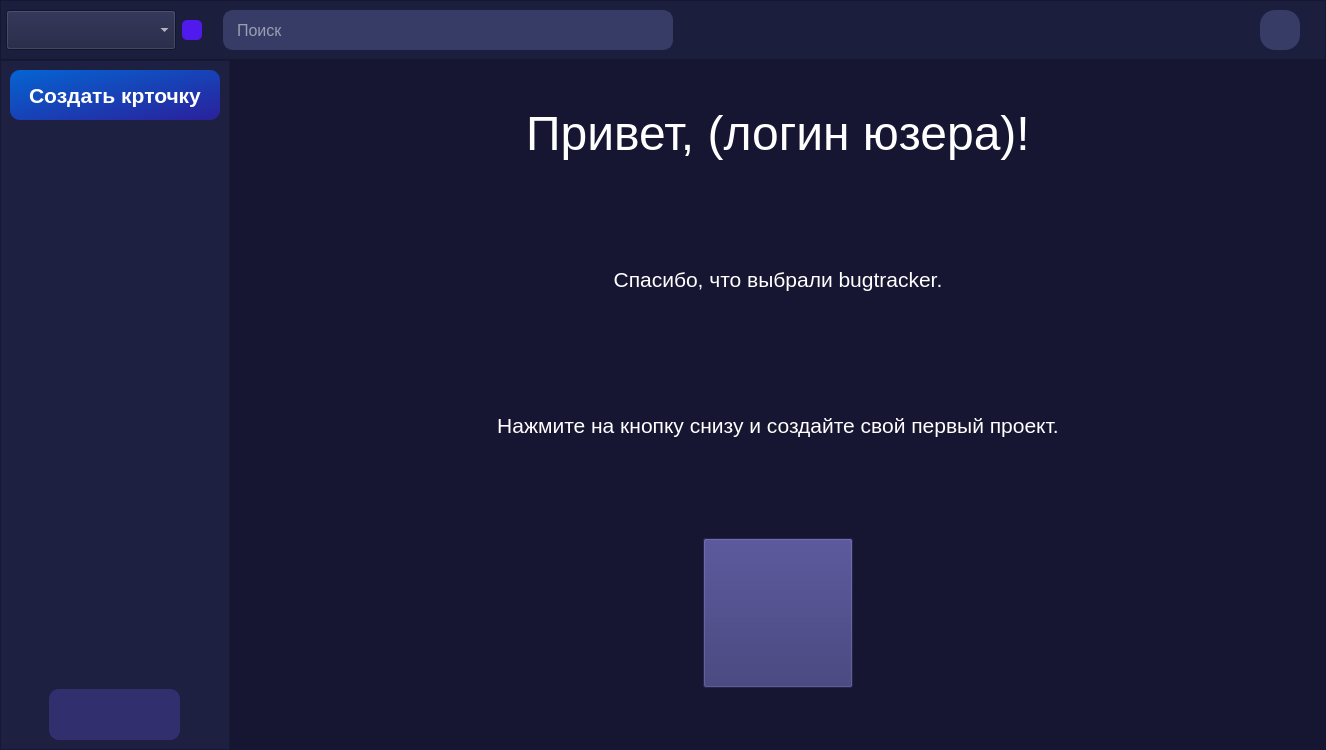
<?xml version="1.0" encoding="UTF-8"?>
<ui version="4.0">
 <class>MainWindow</class>
 <widget class="QMainWindow" name="MainWindow">
  <property name="geometry">
   <rect>
    <x>0</x>
    <y>0</y>
    <width>1326</width>
    <height>750</height>
   </rect>
  </property>
  <property name="minimumSize">
   <size>
    <width>1326</width>
    <height>750</height>
   </size>
  </property>
  <property name="maximumSize">
   <size>
    <width>1326</width>
    <height>750</height>
   </size>
  </property>
  <property name="cursor">
   <cursorShape>ArrowCursor</cursorShape>
  </property>
  <property name="contextMenuPolicy">
   <enum>Qt::DefaultContextMenu</enum>
  </property>
  <property name="windowTitle">
   <string>Багтрекер - Приветственная страница</string>
  </property>
  <property name="styleSheet">
   <string notr="true">background-color: #171632;
</string>
  </property>
  <property name="animated">
   <bool>true</bool>
  </property>
  <widget class="QWidget" name="centralwidget">
   <layout class="QGridLayout" name="gridLayout_2" columnminimumwidth="0">
    <property name="leftMargin">
     <number>0</number>
    </property>
    <property name="topMargin">
     <number>0</number>
    </property>
    <property name="rightMargin">
     <number>0</number>
    </property>
    <property name="bottomMargin">
     <number>0</number>
    </property>
    <property name="spacing">
     <number>0</number>
    </property>
    <item row="0" column="0">
     <layout class="QGridLayout" name="gridLayout" columnstretch="0" rowminimumheight="0,0,0">
      <item row="2" column="0">
       <layout class="QHBoxLayout" name="horizontalLayout_6">
        <item>
         <widget class="QFrame" name="frame_2">
          <property name="minimumSize">
           <size>
            <width>230</width>
            <height>660</height>
           </size>
          </property>
          <property name="maximumSize">
           <size>
            <width>230</width>
            <height>16777215</height>
           </size>
          </property>
          <property name="layoutDirection">
           <enum>Qt::LeftToRight</enum>
          </property>
          <property name="styleSheet">
           <string notr="true">background: #1E2042;
margin: 0;</string>
          </property>
          <property name="frameShape">
           <enum>QFrame::StyledPanel</enum>
          </property>
          <property name="frameShadow">
           <enum>QFrame::Raised</enum>
          </property>
          <layout class="QGridLayout" name="gridLayout_3">
           <item row="0" column="0">
            <layout class="QVBoxLayout" name="verticalLayout_3">
             <item>
              <layout class="QVBoxLayout" name="verticalLayout_4">
               <item>
                <widget class="QPushButton" name="create_card">
                 <property name="minimumSize">
                  <size>
                   <width>206</width>
                   <height>50</height>
                  </size>
                 </property>
                 <property name="font">
                  <font>
                   <pointsize>-1</pointsize>
                   <weight>99</weight>
                   <bold>true</bold>
                  </font>
                 </property>
                 <property name="cursor">
                  <cursorShape>PointingHandCursor</cursorShape>
                 </property>
                 <property name="styleSheet">
                  <string notr="true">background-color: qlineargradient(spread:pad, x1:0, y1:0, x2:1, y2:1, stop:0 rgba(5, 100, 210, 255), stop:1 rgba(42, 32, 155, 255));
border-radius: 10px;
color: white;
font-weight: 800;
font-size: 21px;</string>
                 </property>
                 <property name="text">
                  <string>Создать крточку</string>
                 </property>
                </widget>
               </item>
               <item>
                <spacer name="verticalSpacer_4">
                 <property name="orientation">
                  <enum>Qt::Vertical</enum>
                 </property>
                 <property name="sizeHint" stdset="0">
                  <size>
                   <width>20</width>
                   <height>40</height>
                  </size>
                 </property>
                </spacer>
               </item>
               <item>
                <widget class="QScrollArea" name="scrollArea">
                 <property name="minimumSize">
                  <size>
                   <width>210</width>
                   <height>580</height>
                  </size>
                 </property>
                 <property name="maximumSize">
                  <size>
                   <width>210</width>
                   <height>16777215</height>
                  </size>
                 </property>
                 <property name="styleSheet">
                  <string notr="true">border: none;</string>
                 </property>
                 <property name="widgetResizable">
                  <bool>true</bool>
                 </property>
                 <widget class="QWidget" name="scrollAreaWidgetContents">
                  <property name="geometry">
                   <rect>
                    <x>0</x>
                    <y>0</y>
                    <width>210</width>
                    <height>580</height>
                   </rect>
                  </property>
                 </widget>
                </widget>
               </item>
               <item>
                <layout class="QHBoxLayout" name="horizontalLayout_7">
                 <item>
                  <spacer name="horizontalSpacer_3">
                   <property name="orientation">
                    <enum>Qt::Horizontal</enum>
                   </property>
                   <property name="sizeHint" stdset="0">
                    <size>
                     <width>40</width>
                     <height>20</height>
                    </size>
                   </property>
                  </spacer>
                 </item>
                 <item>
                  <widget class="QFrame" name="frame_3">
                   <property name="sizePolicy">
                    <sizepolicy hsizetype="Preferred" vsizetype="Preferred">
                     <horstretch>0</horstretch>
                     <verstretch>0</verstretch>
                    </sizepolicy>
                   </property>
                   <property name="minimumSize">
                    <size>
                     <width>131</width>
                     <height>51</height>
                    </size>
                   </property>
                   <property name="maximumSize">
                    <size>
                     <width>131</width>
                     <height>51</height>
                    </size>
                   </property>
                   <property name="contextMenuPolicy">
                    <enum>Qt::DefaultContextMenu</enum>
                   </property>
                   <property name="layoutDirection">
                    <enum>Qt::LeftToRight</enum>
                   </property>
                   <property name="styleSheet">
                    <string notr="true">background: #322F6E;
border-radius: 10px;</string>
                   </property>
                   <property name="frameShape">
                    <enum>QFrame::StyledPanel</enum>
                   </property>
                   <property name="frameShadow">
                    <enum>QFrame::Raised</enum>
                   </property>
                   <layout class="QGridLayout" name="gridLayout_5">
                    <item row="0" column="0">
                     <layout class="QHBoxLayout" name="horizontalLayout_10">
                      <item>
                       <widget class="QPushButton" name="home">
                        <property name="minimumSize">
                         <size>
                          <width>30</width>
                          <height>30</height>
                         </size>
                        </property>
                        <property name="maximumSize">
                         <size>
                          <width>30</width>
                          <height>30</height>
                         </size>
                        </property>
                        <property name="cursor">
                         <cursorShape>PointingHandCursor</cursorShape>
                        </property>
                        <property name="text">
                         <string/>
                        </property>
                        <property name="iconSize">
                         <size>
                          <width>30</width>
                          <height>30</height>
                         </size>
                        </property>
                       </widget>
                      </item>
                      <item>
                       <spacer name="verticalSpacer_3">
                        <property name="orientation">
                         <enum>Qt::Vertical</enum>
                        </property>
                        <property name="sizeHint" stdset="0">
                         <size>
                          <width>20</width>
                          <height>40</height>
                         </size>
                        </property>
                       </spacer>
                      </item>
                      <item>
                       <widget class="QPushButton" name="settings">
                        <property name="minimumSize">
                         <size>
                          <width>30</width>
                          <height>30</height>
                         </size>
                        </property>
                        <property name="maximumSize">
                         <size>
                          <width>30</width>
                          <height>30</height>
                         </size>
                        </property>
                        <property name="cursor">
                         <cursorShape>PointingHandCursor</cursorShape>
                        </property>
                        <property name="text">
                         <string/>
                        </property>
                        <property name="iconSize">
                         <size>
                          <width>30</width>
                          <height>30</height>
                         </size>
                        </property>
                       </widget>
                      </item>
                     </layout>
                    </item>
                   </layout>
                  </widget>
                 </item>
                 <item>
                  <spacer name="horizontalSpacer_4">
                   <property name="orientation">
                    <enum>Qt::Horizontal</enum>
                   </property>
                   <property name="sizeHint" stdset="0">
                    <size>
                     <width>40</width>
                     <height>20</height>
                    </size>
                   </property>
                  </spacer>
                 </item>
                </layout>
               </item>
              </layout>
             </item>
            </layout>
           </item>
          </layout>
         </widget>
        </item>
        <item>
         <layout class="QGridLayout" name="gridLayout_7">
          <property name="spacing">
           <number>0</number>
          </property>
          <item row="0" column="0">
           <layout class="QHBoxLayout" name="horizontalLayout">
            <item>
             <layout class="QVBoxLayout" name="verticalLayout">
              <property name="spacing">
               <number>0</number>
              </property>
              <item>
               <widget class="QLabel" name="welcome_user">
                <property name="font">
                 <font>
                  <pointsize>36</pointsize>
                 </font>
                </property>
                <property name="styleSheet">
                 <string notr="true">color: white;</string>
                </property>
                <property name="text">
                 <string>Привет, (логин юзера)!</string>
                </property>
                <property name="alignment">
                 <set>Qt::AlignCenter</set>
                </property>
               </widget>
              </item>
              <item>
               <widget class="QLabel" name="label_6">
                <property name="font">
                 <font>
                  <pointsize>16</pointsize>
                 </font>
                </property>
                <property name="styleSheet">
                 <string notr="true">color: white;</string>
                </property>
                <property name="text">
                 <string>Спасибо, что выбрали bugtracker.</string>
                </property>
                <property name="alignment">
                 <set>Qt::AlignCenter</set>
                </property>
               </widget>
              </item>
              <item>
               <widget class="QLabel" name="label_12">
                <property name="font">
                 <font>
                  <pointsize>16</pointsize>
                 </font>
                </property>
                <property name="styleSheet">
                 <string notr="true">color: white;</string>
                </property>
                <property name="text">
                 <string>Нажмите на кнопку снизу и создайте свой первый проект.</string>
                </property>
                <property name="alignment">
                 <set>Qt::AlignCenter</set>
                </property>
               </widget>
              </item>
              <item>
               <spacer name="verticalSpacer_2">
                <property name="orientation">
                 <enum>Qt::Vertical</enum>
                </property>
                <property name="sizeType">
                 <enum>QSizePolicy::Minimum</enum>
                </property>
                <property name="sizeHint" stdset="0">
                 <size>
                  <width>20</width>
                  <height>40</height>
                 </size>
                </property>
               </spacer>
              </item>
              <item>
               <layout class="QHBoxLayout" name="horizontalLayout_5">
                <item>
                 <spacer name="horizontalSpacer">
                  <property name="orientation">
                   <enum>Qt::Horizontal</enum>
                  </property>
                  <property name="sizeHint" stdset="0">
                   <size>
                    <width>40</width>
                    <height>20</height>
                   </size>
                  </property>
                 </spacer>
                </item>
                <item>
                 <layout class="QVBoxLayout" name="verticalLayout_2">
                  <item>
                   <widget class="QPushButton" name="sp_new_project">
                    <property name="minimumSize">
                     <size>
                      <width>150</width>
                      <height>150</height>
                     </size>
                    </property>
                    <property name="maximumSize">
                     <size>
                      <width>150</width>
                      <height>150</height>
                     </size>
                    </property>
                    <property name="cursor">
                     <cursorShape>PointingHandCursor</cursorShape>
                    </property>
                    <property name="styleSheet">
                     <string notr="true">background: #322F6E;</string>
                    </property>
                    <property name="text">
                     <string/>
                    </property>
                    <property name="iconSize">
                     <size>
                      <width>150</width>
                      <height>150</height>
                     </size>
                    </property>
                   </widget>
                  </item>
                 </layout>
                </item>
                <item>
                 <spacer name="horizontalSpacer_2">
                  <property name="orientation">
                   <enum>Qt::Horizontal</enum>
                  </property>
                  <property name="sizeHint" stdset="0">
                   <size>
                    <width>40</width>
                    <height>20</height>
                   </size>
                  </property>
                 </spacer>
                </item>
               </layout>
              </item>
              <item>
               <spacer name="verticalSpacer">
                <property name="orientation">
                 <enum>Qt::Vertical</enum>
                </property>
                <property name="sizeType">
                 <enum>QSizePolicy::Fixed</enum>
                </property>
                <property name="sizeHint" stdset="0">
                 <size>
                  <width>20</width>
                  <height>62</height>
                 </size>
                </property>
               </spacer>
              </item>
             </layout>
            </item>
           </layout>
          </item>
         </layout>
        </item>
       </layout>
      </item>
      <item row="1" column="0" alignment="Qt::AlignVCenter">
       <widget class="QFrame" name="frame">
        <property name="sizePolicy">
         <sizepolicy hsizetype="Preferred" vsizetype="Preferred">
          <horstretch>0</horstretch>
          <verstretch>0</verstretch>
         </sizepolicy>
        </property>
        <property name="minimumSize">
         <size>
          <width>1280</width>
          <height>60</height>
         </size>
        </property>
        <property name="maximumSize">
         <size>
          <width>16777215</width>
          <height>60</height>
         </size>
        </property>
        <property name="styleSheet">
         <string notr="true">background: #1B1E3D;
padding: 5px;</string>
        </property>
        <property name="frameShape">
         <enum>QFrame::StyledPanel</enum>
        </property>
        <property name="frameShadow">
         <enum>QFrame::Raised</enum>
        </property>
        <layout class="QGridLayout" name="gridLayout_4">
         <property name="leftMargin">
          <number>0</number>
         </property>
         <property name="topMargin">
          <number>0</number>
         </property>
         <property name="rightMargin">
          <number>0</number>
         </property>
         <property name="bottomMargin">
          <number>0</number>
         </property>
         <item row="0" column="0">
          <layout class="QGridLayout" name="gridLayout_6">
           <property name="sizeConstraint">
            <enum>QLayout::SetDefaultConstraint</enum>
           </property>
           <property name="rightMargin">
            <number>20</number>
           </property>
           <item row="0" column="0">
            <layout class="QHBoxLayout" name="horizontalLayout_9">
             <item>
              <widget class="QComboBox" name="projects_list">
               <property name="enabled">
                <bool>true</bool>
               </property>
               <property name="minimumSize">
                <size>
                 <width>170</width>
                 <height>40</height>
                </size>
               </property>
               <property name="maximumSize">
                <size>
                 <width>170</width>
                 <height>40</height>
                </size>
               </property>
               <property name="cursor">
                <cursorShape>PointingHandCursor</cursorShape>
               </property>
               <property name="styleSheet">
                <string notr="true">color: white;</string>
               </property>
               <property name="editable">
                <bool>false</bool>
               </property>
               <property name="minimumContentsLength">
                <number>2</number>
               </property>
              </widget>
             </item>
            </layout>
           </item>
           <item row="0" column="5" alignment="Qt::AlignVCenter">
            <widget class="QPushButton" name="users_photo">
             <property name="minimumSize">
              <size>
               <width>40</width>
               <height>40</height>
              </size>
             </property>
             <property name="maximumSize">
              <size>
               <width>40</width>
               <height>40</height>
              </size>
             </property>
             <property name="cursor">
              <cursorShape>PointingHandCursor</cursorShape>
             </property>
             <property name="styleSheet">
              <string notr="true">background: #373C66;
border-radius: 15px;</string>
             </property>
             <property name="text">
              <string/>
             </property>
             <property name="iconSize">
              <size>
               <width>40</width>
               <height>40</height>
              </size>
             </property>
            </widget>
           </item>
           <item row="0" column="1">
            <widget class="QPushButton" name="new_project">
             <property name="minimumSize">
              <size>
               <width>20</width>
               <height>20</height>
              </size>
             </property>
             <property name="maximumSize">
              <size>
               <width>20</width>
               <height>20</height>
              </size>
             </property>
             <property name="cursor">
              <cursorShape>PointingHandCursor</cursorShape>
             </property>
             <property name="styleSheet">
              <string notr="true">background: #501AEC;
border-radius: 5px;</string>
             </property>
             <property name="text">
              <string/>
             </property>
            </widget>
           </item>
           <item row="0" column="3">
            <widget class="QLineEdit" name="lineEdit">
             <property name="minimumSize">
              <size>
               <width>450</width>
               <height>40</height>
              </size>
             </property>
             <property name="maximumSize">
              <size>
               <width>16777215</width>
               <height>40</height>
              </size>
             </property>
             <property name="font">
              <font>
               <pointsize>12</pointsize>
              </font>
             </property>
             <property name="cursor">
              <cursorShape>IBeamCursor</cursorShape>
             </property>
             <property name="mouseTracking">
              <bool>true</bool>
             </property>
             <property name="styleSheet">
              <string notr="true">QLineEdit{
border: 2px solid #373C66;
color: white;
border-radius: 10px;
padding: 5px 10px;
outline: none;
background: #373C66;
}

</string>
             </property>
             <property name="alignment">
              <set>Qt::AlignLeading|Qt::AlignLeft|Qt::AlignVCenter</set>
             </property>
             <property name="placeholderText">
              <string>Поиск</string>
             </property>
            </widget>
           </item>
           <item row="0" column="2">
            <spacer name="horizontalSpacer_5">
             <property name="orientation">
              <enum>Qt::Horizontal</enum>
             </property>
             <property name="sizeType">
              <enum>QSizePolicy::Fixed</enum>
             </property>
             <property name="sizeHint" stdset="0">
              <size>
               <width>15</width>
               <height>10</height>
              </size>
             </property>
            </spacer>
           </item>
           <item row="0" column="4">
            <spacer name="horizontalSpacer_6">
             <property name="orientation">
              <enum>Qt::Horizontal</enum>
             </property>
             <property name="sizeType">
              <enum>QSizePolicy::Fixed</enum>
             </property>
             <property name="sizeHint" stdset="0">
              <size>
               <width>600</width>
               <height>20</height>
              </size>
             </property>
            </spacer>
           </item>
          </layout>
         </item>
        </layout>
       </widget>
      </item>
     </layout>
    </item>
   </layout>
  </widget>
 </widget>
 <resources/>
 <connections/>
</ui>
